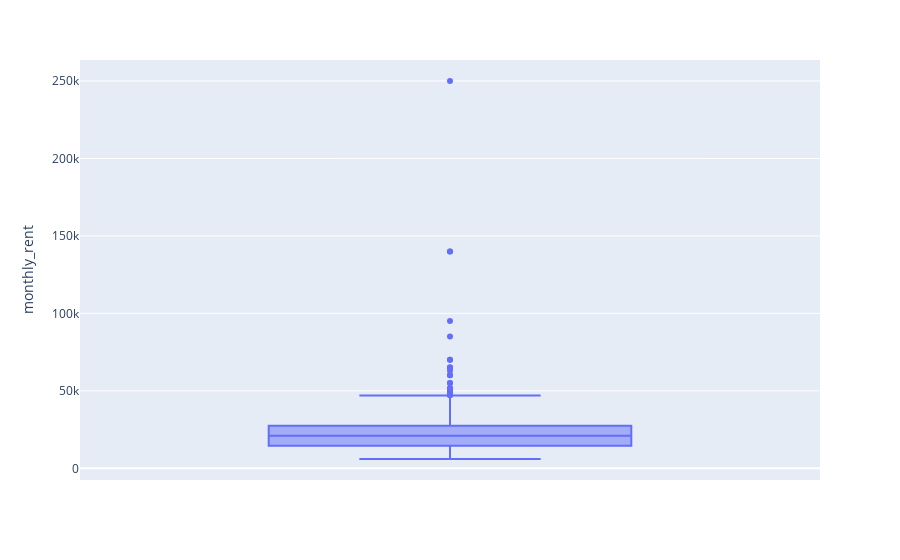

Notebook code cell kept with this figure:
### Markdown cell above
### 📊 FINDINGS (prices of house in Delhi)

| Metric                                      | Value             |
|--------------------------------------------|-------------------|
| The median price of a house in Delhi       | 12 million        |
| The minimum price of a house               | 1.1 million       |
| The lower and upper quartile price range   | ~12M to ~120M     |
| The maximum price of a house in Delhi      | 1.2 billion       |

### Code cell
get_box_plot(processed_df,plot_parameter='monthly_rent',numBedrooms=2,Status='Semi-Furnished').show()

### Figure 1 — Plotly figure (JSON) as saved in the notebook; plotly's stock layout.template omitted (floating-point values rounded to 4 significant figures; data arrays with more than 128 entries replaced by an {"elided": "..."} marker saying what was removed)
{"data": [{"alignmentgroup": "True", "hovertemplate": "monthly_rent=%{y}<extra></extra>", "legendgroup": "", "marker": {"color": "#636efa"}, "name": "", "notched": false, "offsetgroup": "", "orientation": "v", "showlegend": false, "type": "box", "x0": " ", "xaxis": "x", "y": {"elided": "481 int values"}, "y0": " ", "yaxis": "y"}], "layout": {"boxmode": "group", "legend": {"tracegroupgap": 0}, "margin": {"t": 60}, "xaxis": {"anchor": "y", "domain": [0, 1]}, "yaxis": {"anchor": "x", "domain": [0, 1], "title": {"text": "monthly_rent"}}}}
